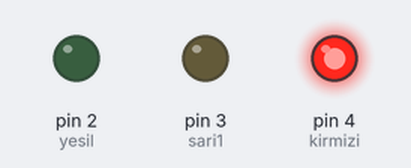
This sketch was run on a simulated Arduino Uno, built with avr-gcc and run on an emulated ATmega328P. Shown: output pins drawn as LEDs (lit = HIGH).

Above: at 5.0 s.
At 11.0 s:
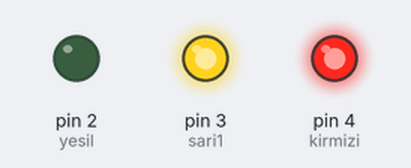
At 14.5 s:
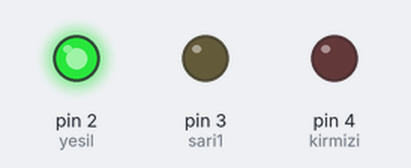
Timing chart, 0 to 22.1 s (numbered marks = the images above):
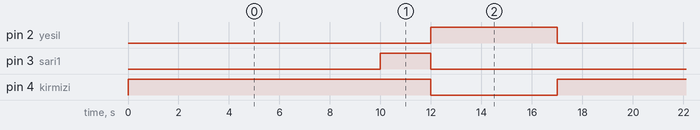

The sketch:

hafta1_dev2.ino
```cpp
#define yesil 2
#define sari1 3
#define kirmizi 4

void setup() {
  pinMode(yesil, OUTPUT);
  pinMode(sari1, OUTPUT);
  pinMode(kirmizi, OUTPUT);

}

void loop() {
  digitalWrite(kirmizi, HIGH);
  delay(10000);
  digitalWrite(sari1, HIGH);
  delay(2000);
  digitalWrite(kirmizi, LOW);
  digitalWrite(sari1, LOW);
  digitalWrite(yesil, HIGH);
  delay(5000);
  digitalWrite(yesil, LOW);


}
```

Measured:
- by itself, pin 2 (yesil): alternates HIGH for 5.0 s and LOW for 12.0 s
- by itself, pin 3 (sari1): alternates HIGH for 2.0 s and LOW for 15.0 s
- by itself, pin 4 (kirmizi): alternates HIGH for 12.0 s and LOW for 5.0 s
